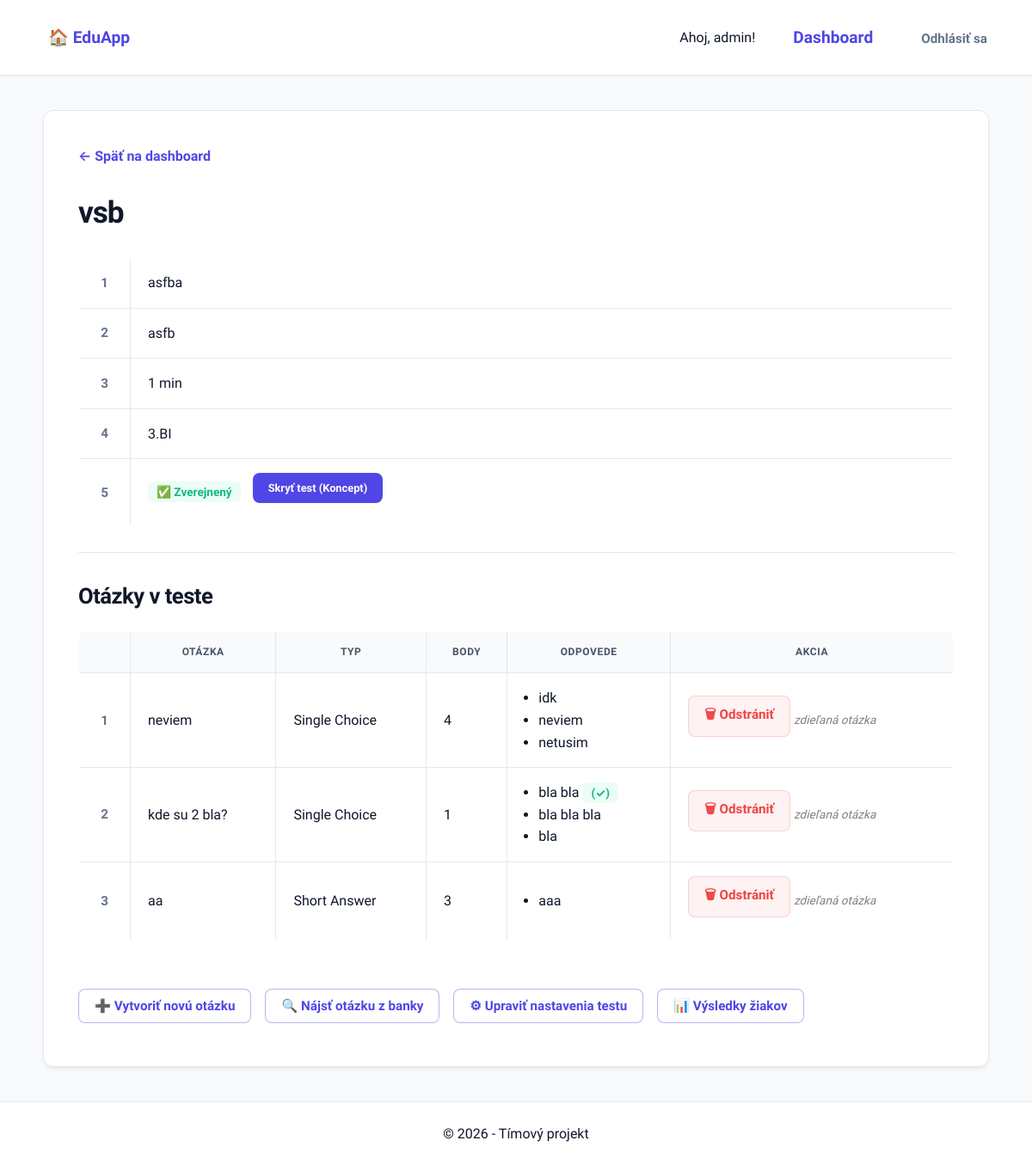
/test/8/ (signed in), run on the app's committed database.
### quiz/models.py (models this page shows, shortened)
class Test(models.Model):
    title = models.CharField(max_length=200)
    description = models.TextField()
    subject = models.CharField(max_length=100)
    time_limit = models.IntegerField(help_text="Limit v minútach")
    is_published = models.BooleanField(default=False)
    assigned_classes = models.ManyToManyField(Trieda, related_name='tests', blank=True)
    questions = models.ManyToManyField(Question, related_name='tests', through='TestQuestion')

class Trieda(models.Model):
    nazov = models.CharField(max_length=10, unique=True)
    class Meta:
        verbose_name_plural = "Triedy"

class TestQuestion(models.Model):
    test = models.ForeignKey(Test, on_delete=models.CASCADE)
    question = models.ForeignKey(Question, on_delete=models.CASCADE)
    order = models.PositiveIntegerField(default=0)
    points_in_test = models.IntegerField(default=1)
    class Meta:
        ordering = ['order']

class Question(models.Model):
    TYPES = [
        ('SC', 'Single Choice'),
        ('MC', 'Multiple Choice'),
        ('TXT', 'Short Answer'),
    ]
    text = models.TextField()
    type = models.CharField(max_length=3, choices=TYPES)
    points = models.IntegerField(default=1)
    created_by = models.ForeignKey(User, null=True, blank=True, on_delete=models.SET_NULL, related_name='otazky')

class Answer(models.Model):
    question = models.ForeignKey(Question, on_delete=models.CASCADE, related_name='answers')
    text = models.TextField()
    is_correct = models.BooleanField(default=False)

### quiz/views.py (the view)
# urls.py: path('test/<int:test_id>/', views.detail_testu, name='detail_testu'),
@login_required
def detail_testu(request, test_id):
    if not is_teacher_or_staff(request.user):
        return redirect('index')
    test = get_object_or_404(Test, id=test_id)
    test_otazky = TestQuestion.objects.filter(test=test).select_related('question').order_by('order')
    for tq in test_otazky:
        otazka = tq.question
        je_moja = otazka.created_by == request.user
        pouziva_nekto_iny = otazka.tests.exclude(id=test.id).exists()
        tq.mozem_upravit = je_moja and not pouziva_nekto_iny
    return render(request, 'quiz/detail_testu.html', {
        'test': test,
        'test_otazky': test_otazky,
    })

### quiz/views.py (called while the page is built)
def is_teacher_or_staff(user):
    try:
        return user.profil.is_teacher or user.is_staff
    except Profil.DoesNotExist:
        return user.is_staff

### quiz/templates/quiz/detail_testu.html (shortened to what this page needs)
{% extends 'quiz/base.html' %}
{% block content %}
<a href="{% url 'dashboard' %}">← Späť na dashboard</a>
<h1>{{ test.title }}</h1>
<table border="0" cellpadding="4">
    <tr><td><strong>Predmet:</strong></td><td>{{ test.subject }}</td></tr>
    <tr><td><strong>Popis:</strong></td><td>{{ test.description }}</td></tr>
    <tr><td><strong>Čas. limit:</strong></td><td>{{ test.time_limit }} min</td></tr>
    <tr><td><strong>Triedy:</strong></td><td>
        {% for t in test.assigned_classes.all %}{{ t.nazov }}{% if not forloop.last %}, {% endif %}{% empty %}—{% endfor %}
    </td></tr>
    <tr>
        <td><strong>Stav:</strong></td>
        <td>
            {% if test.is_published %}
                <strong style="color:green">✅ Zverejnený</strong>
            {% else %}
                <em style="color: gray;">Koncept (skrytý pre žiakov)</em>
            {% endif %}
            <form method="post" action="{% url 'prepni_stav_testu' test.id %}" style="display:inline; margin-left: 10px;">
                <button type="submit" style="font-size: 0.8em; cursor: pointer;">
                    {% if test.is_published %} Skryť test (Koncept) {% else %} Zverejniť test teraz {% endif %}
                </button>
            </form>
        </td>
    </tr>
</table>
<hr>
<h2>Otázky v teste</h2>
{% if test_otazky %}
<table border="1" cellpadding="6">
    <thead>
        <tr><th>#</th><th>Otázka</th><th>Typ</th><th>Body</th><th>Odpovede</th><th>Akcia</th></tr>
    </thead>
    <tbody>
        {% for tq in test_otazky %}
        <tr>
            <td>{{ tq.order }}</td>
            <td>{{ tq.question.text }}</td>
            <td>{{ tq.question.get_type_display }}</td>
            <td>{{ tq.question.points }}</td>
            <td>
                <ul style="margin:0; padding-left:16px;">
                {% for answer in tq.question.answers.all %}
                    <li>{{ answer.text }}{% if answer.is_correct %} <strong style="color:green">(✓)</strong>{% endif %}</li>
                {% endfor %}
                </ul>
            </td>
            <td>
                <form method="post" action="{% url 'zmaz_otazku_z_testu' test.id tq.id %}">
                    <button type="submit" onclick="return confirm('Odstrániť otázku z testu?')">🗑 Odstrániť</button>
                </form>
                {% if tq.mozem_upravit %}
                    <a href="{% url 'uprav_otazku' tq.question.id %}?test_id={{ test.id }}"><button>✏ Upraviť</button></a>
                {% else %}
                    <em style="color:gray; font-size:0.85em;">zdieľaná otázka</em>
                {% endif %}
            </td>
        </tr>
        {% endfor %}
    </tbody>
</table>
{% else %}
<p><em>Tento test zatiaľ nemá žiadne otázky.</em></p>
{% endif %}
<br>
<a href="{% url 'vytvor_otazku' test.id %}"><button>➕ Vytvoriť novú otázku</button></a>
<a href="{% url 'banka_otazok' test.id %}"><button>🔍 Nájsť otázku z banky</button></a>
<a href="{% url 'uprav_test' test.id %}"><button style="background-color: #ffc107;">⚙ Upraviť nastavenia testu</button></a>
<a href="{% url 'vysledky_testu' test.id %}"><button style="background-color: #17a2b8;">📊 Výsledky žiakov</button></a>
{% endblock %}

### quiz/templates/quiz/base.html (shortened to what this page needs)
{% load static %}
<!DOCTYPE html>
<html lang="sk">
<head>
    <link rel="stylesheet" href="{% static 'quiz/style.css' %}">
</head>
<body>
    <nav class="main-nav">
        <div class="nav-logo">
            <a href="{% url 'index' %}">🏠 EduApp</a>
        </div>
        <div class="nav-links">
            {% if user.is_authenticated %}
                <span class="user-welcome">Ahoj, {{ user.username }}!</span>
                <a href="{% url 'dashboard' %}" class="link-dashboard">Dashboard</a>
                <form action="{% url 'logout' %}" method="post" class="logout-form">
                    <button type="submit" class="btn-logout">Odhlásiť sa</button>
                </form>
            {% else %}
                {% if request.resolver_match.url_name != 'login' %}
                    <a href="{% url 'login' %}" class="btn-login">Prihlásiť sa</a>
                {% endif %}
            {% endif %}
        </div>
    </nav>
    <main class="container">
        {% block content %}{% endblock %}
    </main>
    <footer class="main-footer">
        &copy; 2026 - Tímový projekt
    </footer>
</body>
</html>

### data on the page
Test: title "vsb", subject "asfba", description "asfb", time_limit "1"
Trieda: nazov "3.BI"
TestQuestion: question.text "neviem", question.type "Single Choice", question.points "4", shows "zdieľaná otázka"
Answer: text "idk"
Answer: text "neviem"
Answer: text "netusim"
TestQuestion: question.text "kde su 2 bla?", question.type "Single Choice", question.points "1", shows "zdieľaná otázka"
Answer: text "bla bla"
Answer: text "bla bla bla"
Answer: text "bla"
TestQuestion: question.text "aa", question.type "Short Answer", question.points "3", shows "zdieľaná otázka"
Answer: text "aaa"

### other printed values
{{ user.username }} "admin"
